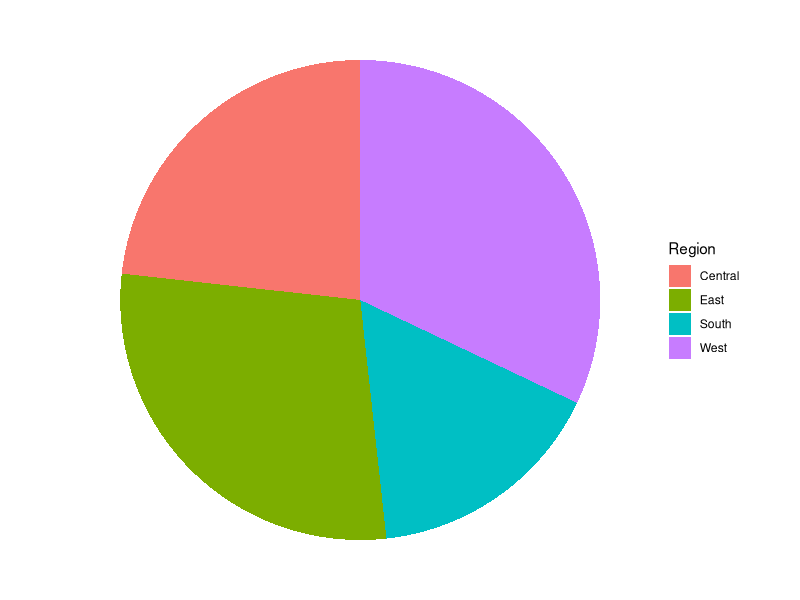
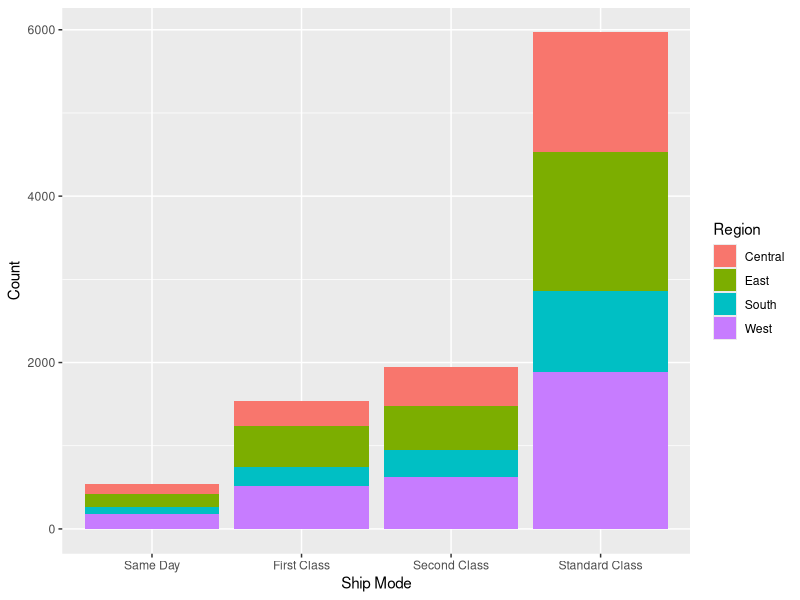
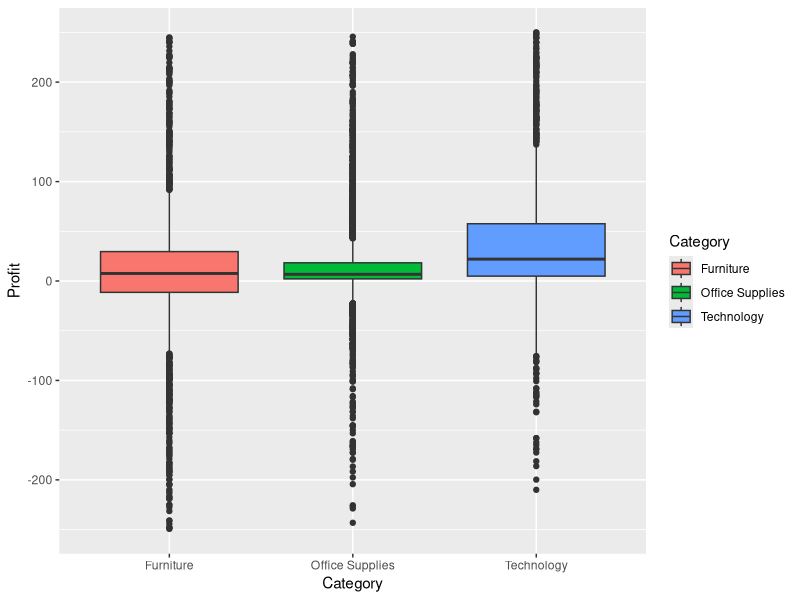
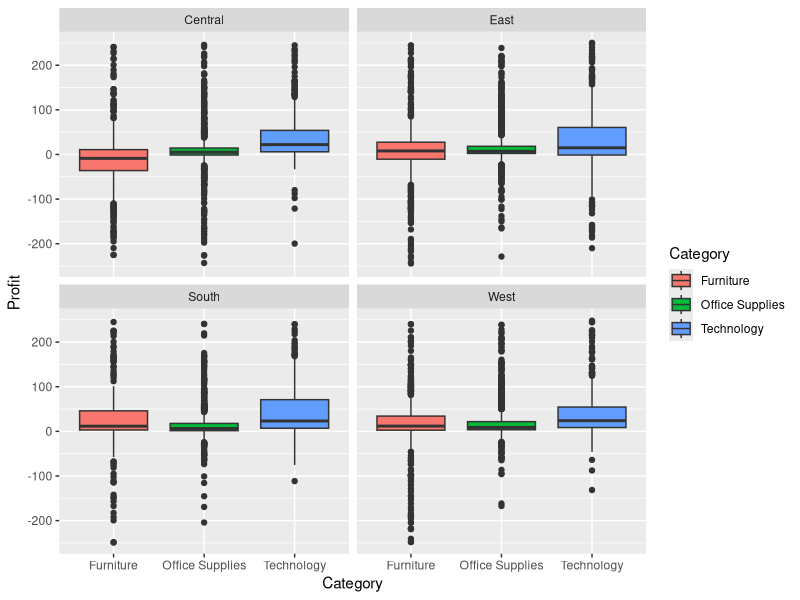
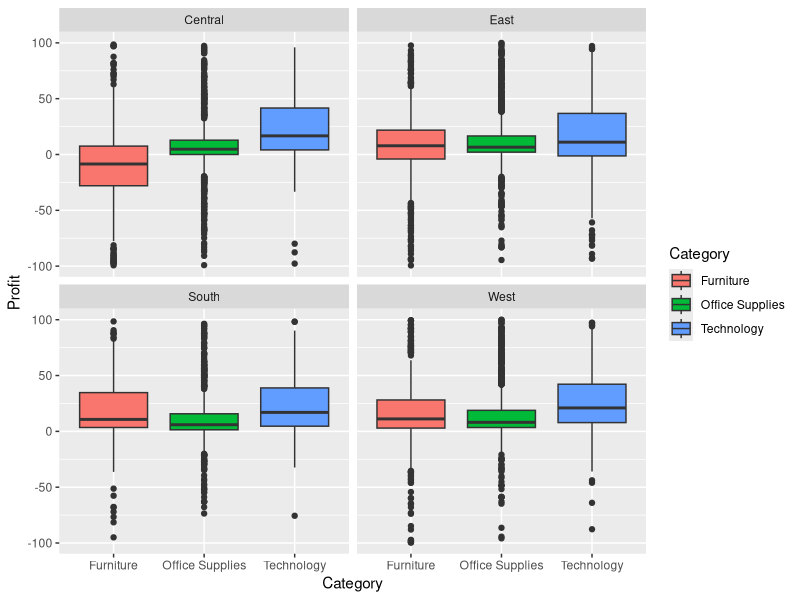
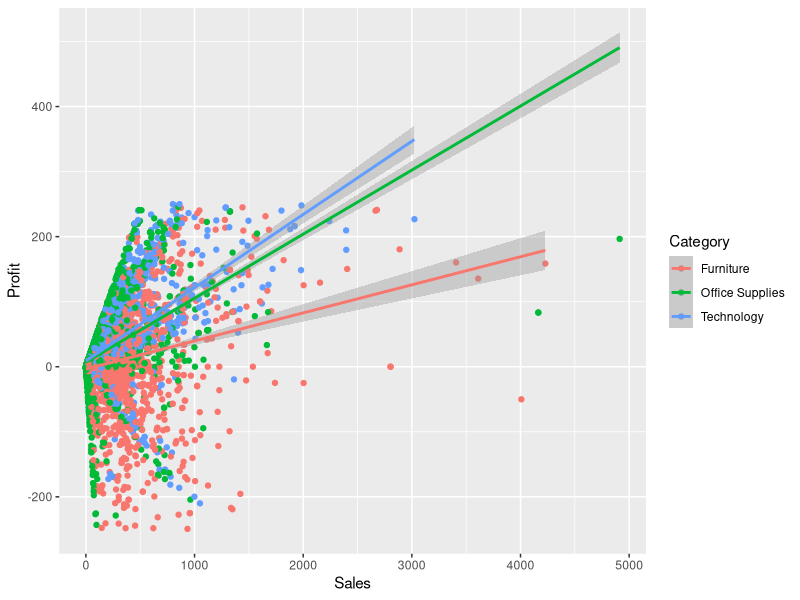
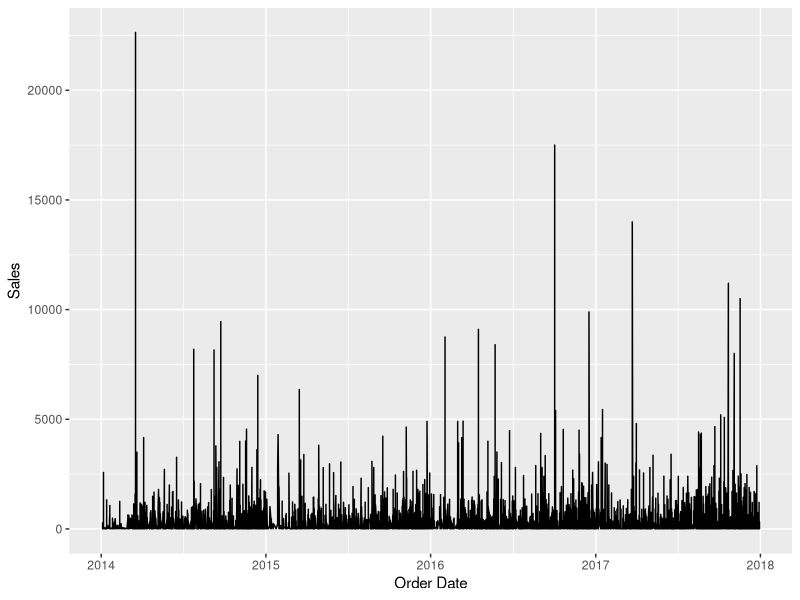
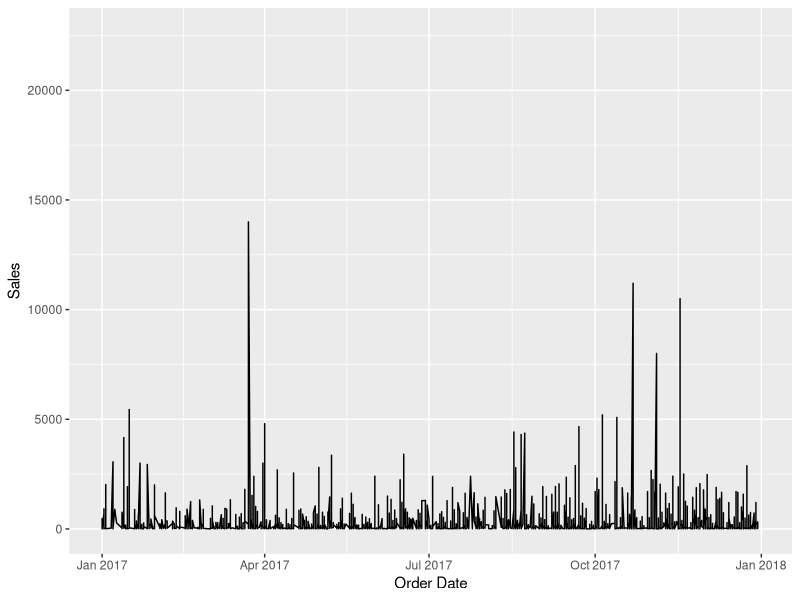

These charts were generated, in order, by the following R code:
## ---- chunk 1
library(readxl)

us_superstore_data <- read_excel("us_superstore_data.xls")
us_superstore_data
## ---- chunk 2
library(lubridate)
library(tidyverse)

us_superstore_data <- us_superstore_data |>
  mutate(`Row ID` = as.character(`Row ID`),
         `Postal Code` = as.character(`Postal Code`),
         `Order Date` = ymd(`Order Date`),
         `Ship Date` = ymd(`Ship Date`))

us_superstore_data
## ---- chunk 3
table(us_superstore_data$`Ship Mode`)
## ---- chunk 4
table(us_superstore_data$Segment)
## ---- chunk 5
table(us_superstore_data$Region)
## ---- chunk 6
us_superstore_data <- us_superstore_data |>
  mutate(`Ship Mode` = factor(`Ship Mode`, levels = c("Same Day", "First Class", "Second Class", 
                                                      "Standard Class"), labels = c("Same Day", 
                                                                                    "First Class", 
                                                                                    "Second Class", 
                                                                                    "Standard Class")),
         Segment = as.factor(Segment),
         Region = as.factor(Region) 
         ) 

us_superstore_data
## ---- chunk 7
colnames(us_superstore_data)[18]
## ---- chunk 8
table(us_superstore_data$Category, us_superstore_data$`Sub-Category`)
## ---- chunk 9
table(us_superstore_data$Region, us_superstore_data$Category)
## ---- chunk 10
us_superstore_data |>
  summarize(across(where(is.numeric), 
                   list("Mean" = mean, "Median" = median), 
                   .names = "{.fn}_{.col}"))
## ---- chunk 11
us_superstore_data |>
  summarize(across(where(is.numeric), 
                   list("Max" = max, "Min" = min, "IQR" = IQR, "Std" = sd), 
                   .names = "{.fn}_{.col}"))
## ---- chunk 12
us_superstore_data |>
  group_by(Category, `Sub-Category`) |>
  drop_na(Category, `Sub-Category`) |>
  summarize(across(where(is.numeric), 
                   list("Mean" = mean, "Median" = median), 
                   .names = "{.fn}_{.col}"))
## ---- chunk 13
us_superstore_data |>
  group_by(Category, `Sub-Category`) |>
  drop_na(Category, `Sub-Category`) |>
  summarize(across(where(is.numeric), 
                   list("Max" = max, "Min" = min, "IQR" = IQR, "Std" = sd), 
                   .names = "{.fn}_{.col}"))
## ---- chunk 14
library(dplyr)
library(ggplot2)

total_sales <- sum(us_superstore_data$Sales)

for (region in unique(us_superstore_data$Region)) {
  sales_by_region <- us_superstore_data |>
    filter(Region == region)
  regional_sales <- sum(sales_by_region$Sales)
}

ggplot(us_superstore_data, aes(x = "", y = regional_sales/total_sales, fill = Region)) +
  geom_bar(stat = "identity", width = 1) +
  coord_polar("y", start = 0) +
  theme_void()
## ---- chunk 15
ggplot(data = us_superstore_data, aes(x = `Ship Mode`, fill = Region)) +
 geom_bar(position = "stack") +
 labs(x = "Ship Mode", y = "Count")+
 scale_fill_discrete("Region")
## ---- chunk 16
ggplot(us_superstore_data |> filter(Profit <= 250 & Profit >= -250), 
       aes(x = Category, y = Profit, fill = Category)) + 
  geom_boxplot() 
## ---- chunk 17
ggplot(us_superstore_data |> filter(Profit <= 250 & Profit >= -250), 
       aes(x = Category, y = Profit, fill = Category)) + 
  geom_boxplot() +
  facet_wrap(~ Region)
## ---- chunk 18
ggplot(us_superstore_data |> filter(Profit <= 100 & Profit >= -100), 
       aes(x = Category, y = Profit, fill = Category)) + 
  geom_boxplot() +
  facet_wrap(~ Region)
## ---- chunk 19
ggplot(us_superstore_data |> filter(Profit <= 250 & Profit >= -250), aes(x = Sales, y = Profit, color = Category)) + 
  geom_point() +
  geom_smooth(method = lm)
## ---- chunk 20

ggplot(us_superstore_data, aes(x = `Order Date`, y = Sales)) + 
  geom_line() 
## ---- chunk 21
ggplot(us_superstore_data, aes(x = `Order Date`, y = Sales)) + 
  geom_line() +
  scale_x_date(limit=c(as.Date("2017-01-01"), as.Date("2017-12-31"))) 
